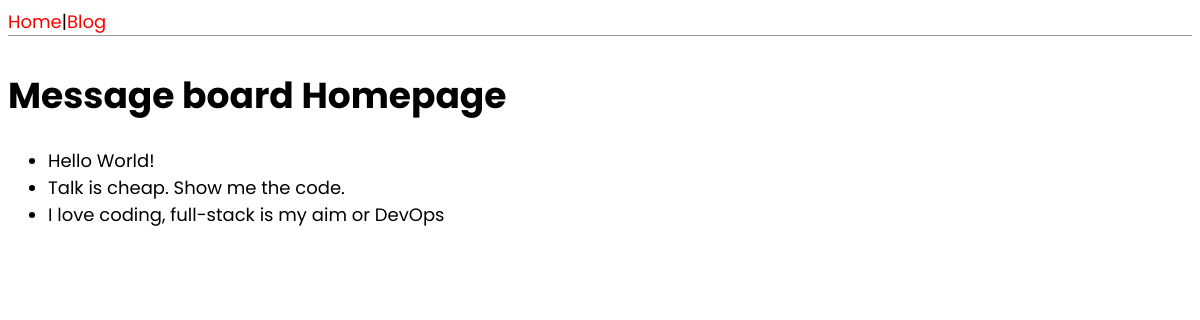
The page / on the database its author committed.
### pages/models.py (models this page shows)
class Post(models.Model):
    text = models.TextField()
    def __str__(self):
        return self.text[:50]

### pages/views.py (the view)
# urls.py: path('', HomePageView.as_view(), name = 'home'),
class HomePageView(ListView):
    model = Post
    template_name = 'home.html'
    context_object_name = 'all_post_list'

### pages/templates/home.html
{% extends 'base.html' %}
{% block content %}
<h1>Message board Homepage</h1>
<div class="container">
    <ul>
    {% for post in all_post_list %}
    <li>{{ post }}</li>
    {% endfor %}
    </ul>
</div>
{% endblock content %}

### static/css/base.css (style rules this page uses)
body { font-family: "Poppins", sans-serif; font-size: 18px; }

### rows shown on the page
Post: text "Hello World!"
Post: text "Talk is cheap. Show me the code."
Post: text "I love coding, full-stack is my aim or DevOps"
